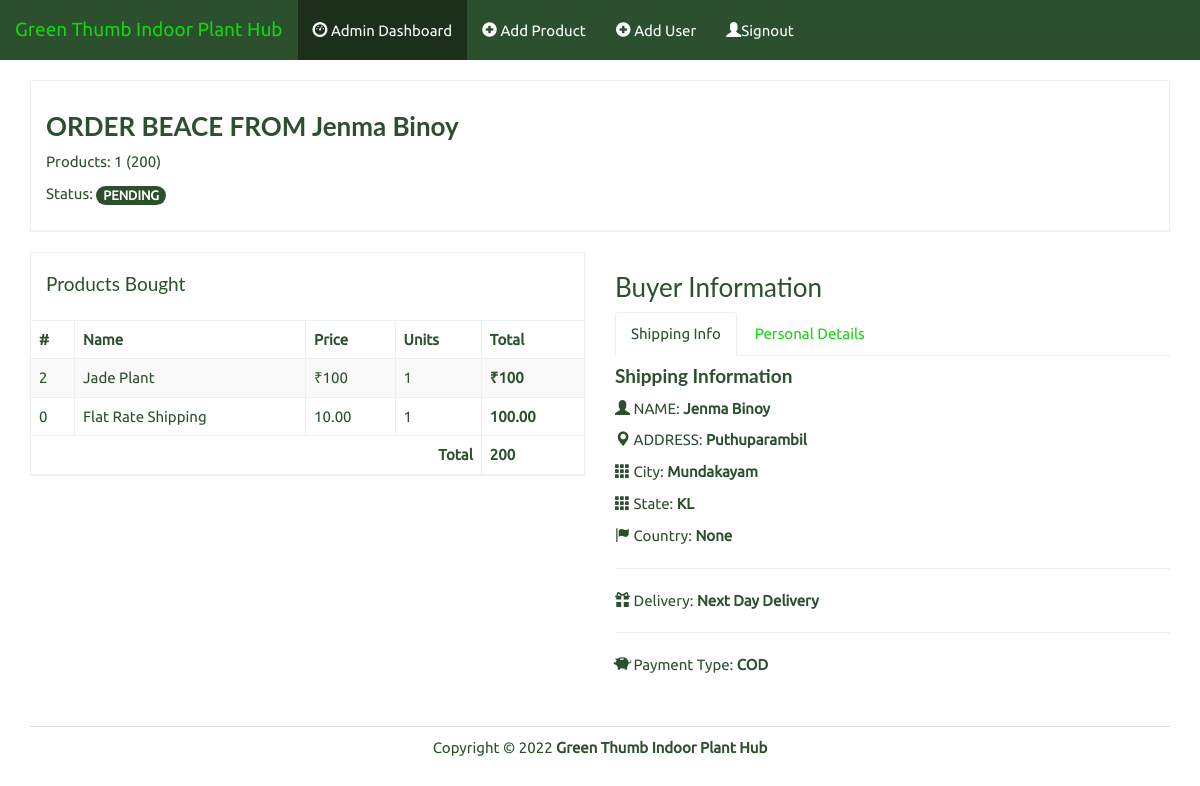
Screenshot of /admin/order/1 with the database file from the repository.
### app.py (models this page shows)
class Order(db.Model):
    id = db.Column(db.Integer, primary_key=True)
    reference = db.Column(db.String(5))
    first_name = db.Column(db.String(20))
    last_name = db.Column(db.String(20))
    phone_number = db.Column(db.Integer)
    email = db.Column(db.String(50))
    address = db.Column(db.String(100))
    city = db.Column(db.String(100))
    state = db.Column(db.String(20))
    country = db.Column(db.String(20))
    status = db.Column(db.String(10))
    payment_type = db.Column(db.String(10))
    items = db.relationship('Order_Item', backref='order', lazy=True)
    def order_total(self):
        return db.session.query(db.func.sum(Order_Item.quantity * Product.price)).join(Product).filter(Order_Item.order_id == self.id).scalar() + 100
    def quantity_total(self):
        return db.session.query(db.func.sum(Order_Item.quantity)).filter(Order_Item.order_id == self.id).scalar()

class Order_Item(db.Model):
    id = db.Column(db.Integer, primary_key=True)
    order_id = db.Column(db.Integer, db.ForeignKey('order.id'))
    product_id = db.Column(db.Integer, db.ForeignKey('product.id'))
    quantity = db.Column(db.Integer)

class Product(db.Model):
    id = db.Column(db.Integer, primary_key=True)
    name = db.Column(db.String(50), unique=True)
    price = db.Column(db.Integer)
    stock = db.Column(db.Integer)
    description = db.Column(db.String(500))
    image = db.Column(db.String(100))
    orders = db.relationship('Order_Item', backref='product', lazy=True)

### app.py (the view)
@app.route('/admin/order/<order_id>')
def order(order_id):
    order = Order.query.filter_by(id=int(order_id)).first()
    return render_template('admin/view-order.html', order=order, admin=True)

### templates/admin/view-order.html (shortened to what this page needs)
{% extends "admin/base.html" %}
{% block body %}
<div class="row pad">
	<div class="col-lg-12">
		<div class="panel panel-default">
			<div class="panel-body">
				<h3 class="bold">ORDER {{ order.reference }} FROM {{ order.first_name + ' ' + order.last_name }}</h3>
				<p>Products: {{ order.quantity_total() }} ({{ order.order_total()  }})</p>
				<p>Status: <span class="badge">{{ order.status }}</span></p>
			</div>
		</div>
	</div>
</div>
<div class="row">
	<div class="col-lg-6">
		<div class="panel panel-default">
			<div class="panel-body">
				<h4>Products Bought</h4>
			</div>
			<div class="table-responsive">
				<table class="table table-striped table-bordered">
					<thead>
						<tr>
							<th>#</th><th>Name</th><th>Price</th><th>Units</th><th>Total</th>
						</tr>
					</thead>
					<tbody>
						{% for item in order.items %}
						<tr>
							<td>{{ item.product_id }}</td>
							<td>{{ item.product.name }}</td>
							<td>₹{{ item.product.price  }}</td>
							<td>{{ item.quantity }}</td>
							<th>₹{{ item.product.price * item.quantity }}</th>
						</tr>
						{% endfor %}
						<tr>
							<td>0</td>
							<td>Flat Rate Shipping</td>
							<td>10.00</td>
							<td>1</td>
							<th>100.00</th>
						</tr>
					</tbody>
					<tfoot>
						<tr>
							<th colspan="4" class="text-right">Total</th>
							<th>{{ order.order_total() }}</th>
						</tr>
					</tfoot>
				</table>
			</div>
		</div>
	</div>
	<div class="col-lg-6">
		<h3 class="strong">Buyer Information</h3>
		<div role="tabpanel">
			<ul class="nav nav-tabs" role="tablist">
				<li role="presentation" class="active">
					<a href="#shipping" aria-controls="shipping" role="tab" data-toggle="tab">Shipping Info</a>
				</li>
				<li role="presentation">
					<a href="#details" aria-controls="details" role="tab" data-toggle="tab">Personal Details</a>
				</li>
			</ul>
			<div class="tab-content">
				<div role="tabpanel" class="tab-pane active" id="shipping">
					<h4 class="bold">Shipping Information</h4>
					<p><i class="glyphicon glyphicon-user"></i> NAME: <strong>{{ order.first_name + ' ' + order.last_name }}</strong></p>
					<p><i class="glyphicon glyphicon-map-marker"></i> ADDRESS:
						<strong>{{ order.address }}</strong>
					</p>
					<p><i class="glyphicon glyphicon-th"></i> City: <strong>{{ order.city }}</strong></p>
					<p><i class="glyphicon glyphicon-th"></i> State: <strong>{{ order.state }}</strong></p>
					<p><i class="glyphicon glyphicon-flag"></i> Country: <strong>{{ order.country }}</strong></p>
					<hr />
					<p>
						<i class="glyphicon glyphicon-gift"></i>
						Delivery: <strong>Next Day Delivery</strong>
					</p>
					<hr />
					<p>
						<i class="glyphicon glyphicon-piggy-bank"></i>
						Payment Type: <strong>{{ order.payment_type }}</strong>
					</p>
				</div>
			</div>
		</div>
	</div>
</div>
{% endblock %}

### templates/admin/base.html (shortened to what this page needs)
<!DOCTYPE html>
<html lang="en">
    <head>
        <link rel="stylesheet" href="{{ url_for('static', filename='bs/css/flatly.min.css') }}" />
        <link rel="stylesheet" href="{{ url_for('static', filename='css/styles.css') }}" />
    </head>
    <body>
        {% if admin %}
        <nav class="navbar navbar-default navbar-fixed-top" role="navigation">
            <div class="container-fluid">
                <div class="navbar-header">
                    <a class="navbar-brand" href="../">Green Thumb Indoor Plant Hub</a>
                </div>
                <div class="collapse navbar-collapse navbar-ex1-collapse">
                    <ul class="nav navbar-nav">
                        <li class="active">
                            <a href="{{ url_for('admin') }}"><i class="glyphicon glyphicon-dashboard"></i> Admin Dashboard</a>
                        </li>
                        <li>
                            <a href="{{ url_for('add') }}"><i class="glyphicon glyphicon-plus-sign"></i> Add Product</a>
                        </li>
                        <li>
                            <a href="{{ url_for('adduser') }}"><i class="glyphicon glyphicon-plus-sign"></i> Add User</a>
                        </li>
                        <li >
                            <a href="{{ url_for('user.logout') }}">
                                <i class="glyphicon glyphicon-user"></i>Signout
                            </a>
                       </li>
                    </ul>
                </div>
            </div>
        </nav>
        {% endif %}
        <div class="container" id="page">
        {% block body %}{% endblock %}
            <footer>
                <div class="row pad">
                    <div class="col-lg-12 text-center">
                        Copyright &copy; 2022 <strong>Green Thumb Indoor Plant Hub</strong>
                    </div>
                </div>
            </footer>
        </div>
    </body>
</html>

### static/css/styles.css (style rules this page uses)
body { font-family: Ubuntu, verdana, georgia, serif, sans-serif; }
a, a:hover, a:active, a:focus, a:visited { text-decoration: none; }
.bold { font-weight: bolder !important; }
table { width: 100%; }
div.panel, .btn, .navbar { border-radius: 0; }
footer { margin-top: 40px; margin-bottom: 20px; }
.pad { margin-top: 10px !important; }
div.panel-body { padding-top: 10px; }
body > nav { border-radius: 0 !important; }
#page { padding-top: 70px; }
footer { border-top: 1px solid rgba(55, 80, 44, 0.2); }

### rows the page displays
Order: reference "BEACE", first_name+last_name "Jenma Binoy", quantity_total "1", status "PENDING", address "Puthuparambil", city "Mundakayam", state "KL", country "None", payment_type "COD"
Order_Item: product_id "2", product.name "Jade Plant", product.price "100", quantity "1", item.product.price*item.quantity "100"

### other values shown
{{ order.order_total() }} "200"
